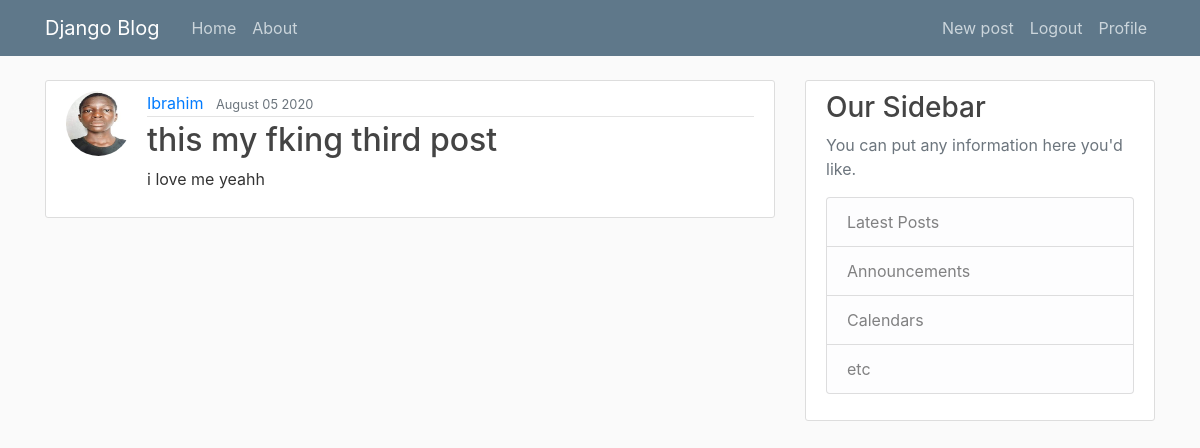
The page /post/3/ (signed in) on the database as committed earlier.
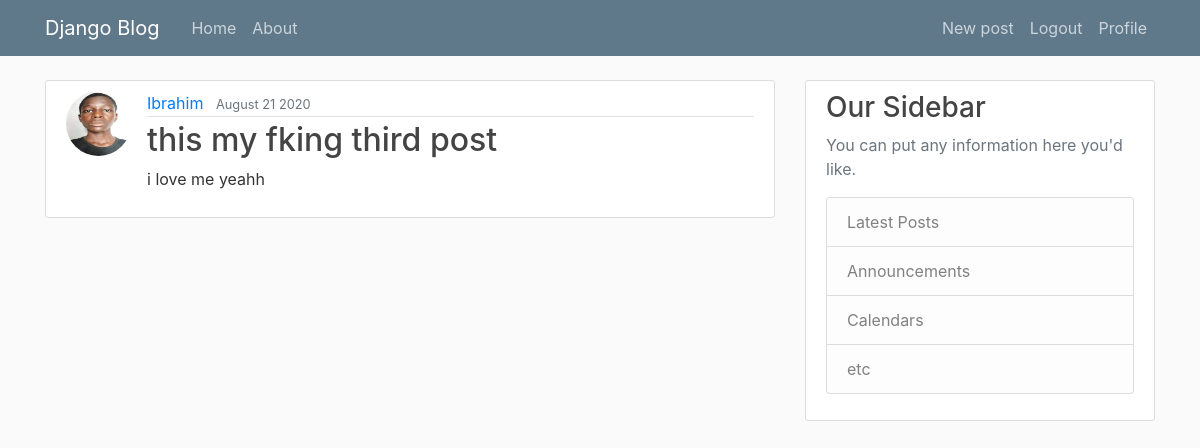
The same page on the database as committed later.
### blog/models.py (models this page shows, shortened)
class Post(models.Model):
    title = models.CharField(max_length=100)
    content = models.TextField()
    date_posted = models.DateTimeField(default=timezone.now)
    author = models.ForeignKey(User, on_delete=models.CASCADE)

### users/models.py (models this page shows, shortened)
class Profile(models.Model):
    user = models.OneToOneField(User,on_delete= models.CASCADE)
    image = models.ImageField(default="default.jpeg",upload_to = "profile_pics")

### blog/views.py (the view)
# urls.py: path("post/<int:pk>/", PostDetailView.as_view(), name="post-detail"),
class PostDetailView(LoginRequiredMixin,DetailView):
    model = Post

### blog/templates/blog/post_detail.html (shortened to what this page needs)
{% extends "blog/base.html" %}
{% block content %}
      <article class="media content-section">
        <img src="{{object.author.profile.image.url}}" alt="" class="rounded-circle article-img">
        <div class="media-body">
          <div class="article-metadata">
            <a class="mr-2" href=""{ % url "user-post" object.author.username % }">{{ object.author }}</a>
            <small class="text-muted">{{ object.date_posted|date:"F d Y"}}</small>
          </div>
          <h2 class="article-title">{{object.title }}</h2>
          <p class="article-content">{{ object.content }}</p>
        </div>
      </article>
{% endblock content %}

Rows that differ between the two databases and show on the page:
changed Post "this my fking third post": date_posted "August 05 2020" → "August 21 2020"
